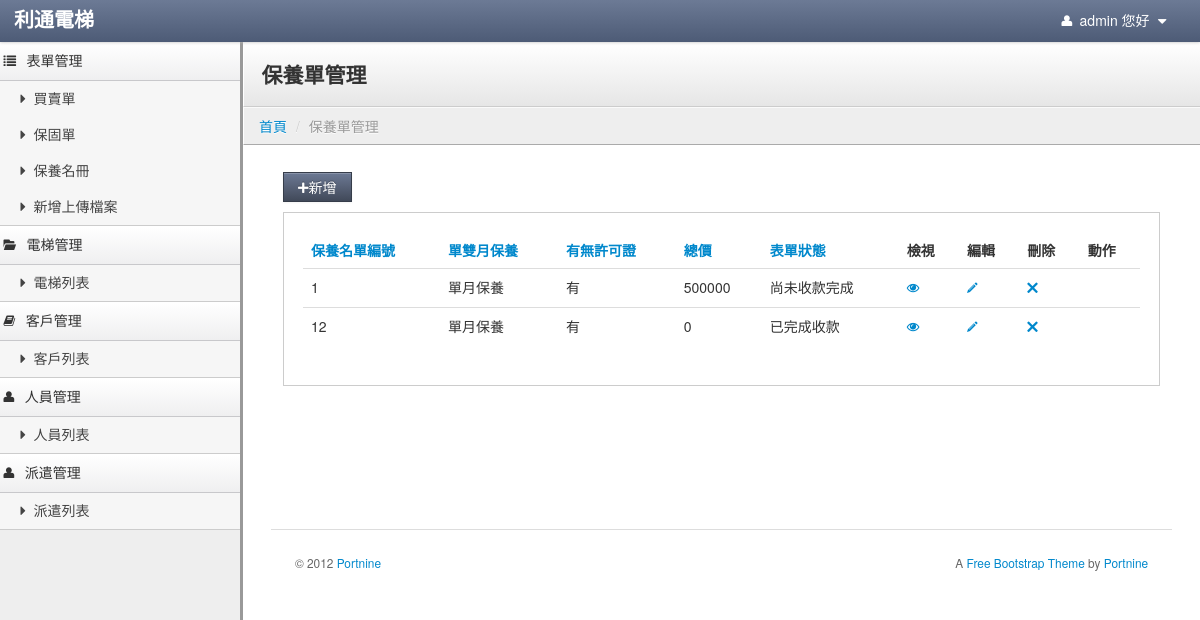
/index.php/service/service_home (signed in), run on the app's committed database.
### tables this page shows
CREATE TABLE `usermenu` (
  `menuid` int(5) NOT NULL AUTO_INCREMENT COMMENT '菜單ID',
  `parentid` int(5) NOT NULL DEFAULT '0' COMMENT '上層菜單',
  `title` varchar(30) NOT NULL COMMENT '標題',
  `controller` varchar(40) NOT NULL COMMENT '控制器',
  `actioner` varchar(40) NOT NULL COMMENT '動作',
  `icon` varchar(100) DEFAULT NULL,
  `ismenu` tinyint(1) NOT NULL DEFAULT '0' COMMENT '是否顯示',
  `sort` tinyint(4) NOT NULL DEFAULT '0' COMMENT '排序',
  `isdisabled` tinyint(1) NOT NULL DEFAULT '0' COMMENT '是否刪除',
  PRIMARY KEY (`menuid`)
);

CREATE TABLE `service` (
  `id` int(11) NOT NULL AUTO_INCREMENT,
  `signing_day` varchar(255) DEFAULT NULL,
  `service_month` varchar(255) DEFAULT NULL,
  `mechanical_warranty` int(255) DEFAULT NULL,
  `license` int(255) DEFAULT NULL,
  `license_day` varchar(255) DEFAULT NULL,
  `Total_price` int(255) DEFAULT NULL,
  `payment_date1` varchar(255) DEFAULT NULL,
  `payment_date2` varchar(255) DEFAULT NULL,
  `payment_date3` varchar(255) DEFAULT NULL,
  `payment_date4` varchar(255) DEFAULT NULL,
  `payment_date5` varchar(255) DEFAULT NULL,
  `payment_date6` varchar(255) DEFAULT NULL,
  `payment_amount1` varchar(255) DEFAULT NULL,
  `payment_amount2` varchar(255) DEFAULT NULL,
  `payment_amount3` varchar(255) DEFAULT NULL,
  `payment_amount4` varchar(255) DEFAULT NULL,
  `payment_amount5` varchar(255) DEFAULT NULL,
  `payment_amount6` varchar(255) DEFAULT NULL,
  `item_status1` varchar(255) DEFAULT NULL,
  `item_status2` varchar(255) DEFAULT NULL,
  `item_status3` varchar(255) DEFAULT NULL,
  `item_status4` varchar(255) DEFAULT NULL,
  `item_status5` varchar(255) DEFAULT NULL,
  `item_status6` varchar(255) DEFAULT NULL,
  `remark` varchar(255) DEFAULT NULL,
  `warranty_id` int(255) DEFAULT NULL,
  `is_signing` int(1) DEFAULT '0',
  `is_remind` int(1) DEFAULT '0',
  `service_times` int(10) DEFAULT '0',
  `do_times` int(10) DEFAULT '1',
  `touch_time` varchar(255) DEFAULT NULL,
  PRIMARY KEY (`id`)
);

### application/controllers/Service.php (called while the page is built, shortened)
<?php if ( ! defined('BASEPATH')) exit('No direct script access allowed');
class Service extends CI_Controller {
	var $data =array();
	function __construct()
	{
        $this->load->model('public_tools');
		$this->load->model('Customer_model');
		$this->load->model('m_service_model');
		$this->load->model('m_warranty_model');
		$this->load->library('datamodel');
		$this->load->library('common');
        $this->load->model('Usermenu_model');
        $usermenu_m = new Usermenu_model();
        if(isset($_SESSION['id'])) {
            $this->aUsermenulist = $usermenu_m->usermenulist($_SESSION['id']);
        }
	}
	public function service_home()
	{
		$service_model = new m_service_model();
		$temp = $service_model->getservice();
		$common = new Common();
		$fristitem = 0;
		$itemmax = 10;
		if ($temp != 0)
		{
			$totalitem = count($temp);
			if( 10 > $totalitem)
			{
				$itemmax = $totalitem;
			}
			else
			{
				$itemmax = 10;
			}
			$this->data['fristitem'] = $fristitem;
			$this->data['itemmax'] = $itemmax;
			foreach($temp as $row):
				$row->service_month = $common->converservicemonthByID($row->service_month);
				$row->license = $common->converlicenseByID($row->license);
				$row->status = "已完成收款";
				$row->is_create_service = false;
				if($fristitem < $itemmax)
				{
					for ($i = 0; $i < 6; $i++)
					{
						if ($row->payment_amount[$i] != 0  && $row->item_status[$i] != $common->ITEM_STAUTS_ALREADY_GET_MONEY)
						{
							$row->status = "尚未收款完成";
						}
						else if ($row->payment_amount[$i] != 0  && $row->item_status[$i] == $common->ITEM_STAUTS_ALREADY_GET_MONEY)
						{
							$row->status = "已完成收款";
						}
					}
					$this->data[$fristitem] = $row;
				}
				$fristitem++;
			endforeach;
			if($totalitem >= 10)
			{
				if($totalitem % 10 != 0)
				{
					$pageitem = floor($totalitem / 10) + 1;
				}
				else
				{
					$pageitem = $totalitem / 10;
				}
			}
			else
			{
				$pageitem = 1;
			}
			$pagefrist = 0;
			if($pageitem > 10 )
			{
				$pagetotal = 10;
			}
			else
			{
				$pagetotal = $pageitem;
			}
			$this->data['pagefrist'] = $pagefrist;
			$this->data['pagetotal'] = $pagetotal;
			$this->data['pageid'] = 1;
		}
		else
		{
			$this->data = null;
		}
		$this->load->view('v_service_home', $this->data);
	}
}

### index.php (called while the page is built, shortened)
<?php
require_once BASEPATH.'core/CodeIgniter.php';

### application/models/usermenu_model.php (called while the page is built, shortened)
<?php
class Usermenu_model extends CI_Model
{
	public function usermenulist($iUserid=0)
	{
        $sSql = "select menuidarray,permission from account where id ={$iUserid} and `status`=0";
        $query = $this->db->query($sSql);
        $useridmenu = $query->row_array();
        $power_group = 'employee_group';
        switch ($useridmenu['permission']){
            case 1:
                $power_group = 'admin_group';
                break;
        }
        $sSql = "select configvalue from config where configkey ='{$power_group}'";
        $query = $this->db->query($sSql);
        $configmenu = $query->row_array();
        $diffstr = $useridmenu['menuidarray'] .','.$configmenu['configvalue'];
        $diffarray = explode(',',$diffstr);
        $diffarray = array_unique($diffarray);
        asort($diffarray);
        $useridmenu['menuidarray'] = implode(',',$diffarray);
        $sSql = "select * from usermenu where menuid in ({$useridmenu['menuidarray']}) and ismenu=1 and isdisabled!=1 and parentid = 0";
        $query = $this->db->query($sSql);
        $results = array();
        foreach ($query->result_array() as $vNavheader){
            $results[$vNavheader['menuid']] = $vNavheader;
            $sSql = "select * from usermenu where menuid in ({$useridmenu['menuidarray']}) and parentid = '{$vNavheader['menuid']}' and ismenu=1 and isdisabled!=1";
            $query_navlist = $this->db->query($sSql);
            foreach ($query_navlist->result_array() as $vNavlist){
                $results[$vNavheader['menuid']]['subtype'][]=$vNavlist;
            }
        }
        return $results;
	}
}

### application/models/m_service_model.php (called while the page is built, shortened)
<?php
class m_service_model extends CI_Model
{
	public function getservice()
	{
		$this->db->select('*');
		$this->db->from('service');
		$result = $this->db->get();
		if ($result->num_rows() > 0)
		{
			$idx = 0;
			$payment_amount = array();
			$payment_date = array();
			$item_status = array();
			foreach ($result->result() as $row)
			{
				$service_data[$idx] = new Datamodel();
				$idx2 = 0;
				$idx3 = 0;
				$idx4 = 0;
				foreach ($row as $k => $v)
				{
					if (preg_match("/\item_status/i", $k))
					{
						$item_status[$idx3] = $v;
						$idx3++;
					}
					else if (preg_match("/payment_date/i", $k))
					{
						$payment_date[$idx4] = $v;
						$idx4++;
					}
					else if (preg_match("/payment_amount/i", $k))
					{
						$payment_amount[$idx2] = $v;
						$idx2++;
					}
					else
					{
						$service_data[$idx]->$k = $v;
					}
				}
				$service_data[$idx]->payment_amount = $payment_amount;
				$service_data[$idx]->payment_date = $payment_date;
				$service_data[$idx]->item_status = $item_status;
				$idx++;
			}
			return $service_data;
		}
		return 0;
	}
}
?>

### application/libraries/datamodel.php (called while the page is built, shortened)
<?php
class Datamodel
{
	private $data = array();
	public function __set($name,$value)
	{
		$this->data[$name] = $value;
	}
	public function __get($name)
	{
		if (array_key_exists($name,$this->data))
		{
			return $this->data[$name];
		}
	}
}

### application/views/v_service_home.php (the view, shortened to what this page needs)
<!DOCTYPE html>
<html lang="en">
	<?php
		include "head.php";
	?>
	<body>
		<?php
			include "navbar.php";
			include "sidebar-nav.php";
		?>
		<div class="content">
			<div class="header">
				<h1 class="page-title">保養單管理</h1>
			</div>
				<ul class="breadcrumb">
					<li><a href="<?=base_url("/mainpage/index")?>">首頁</a> <span class="divider">/</span></li>
					<li class="active">保養單管理</li>
				</ul>
			<div class="container-fluid">
				<div class="row-fluid">
					<div class="container-fluid">
						<div class="row-fluid">
								<div class="btn-toolbar">
									<a href="<?=base_url("/service/create_service")?>"><button class="btn btn-primary" id="new_people"><i class="icon-plus"></i>新增</button></a>
								</div>
							<form action="<?=base_url("/Form/form_borad")?>" method="post">
								<div class="well">
									<table class="table sortable">
										<thead>
											<tr>
												<th><a href="#">保養名單編號</a></th>
												<th><a href="#">單雙月保養</a></th>
												<th><a href="#">有無許可證</a></th>
												<th><a href="#">總價</a></th>
												<th><a href="#">表單狀態</a></th>
												<th class="sorttable_nosort">檢視</th>
												<th class="sorttable_nosort">編輯</th>
												<th class="sorttable_nosort">刪除</th>
												<th class="sorttable_nosort">動作</th>
											</tr>
										</thead>
										<tbody>
					<?php					if(count($this->data) != 0 )
											{
												$fristitem = $this->data['fristitem'];
												$itemmax = $this->data['itemmax'];
												for($j = 0; $fristitem < $itemmax;$j++)
												{
					?>
													<tr>
														<td><?=$this->data[$j]->id;?></td>
														<td><?=$this->data[$j]->service_month;?></td>
														<td><?=$this->data[$j]->license;?></td>
														<td><?=$this->data[$j]->Total_price;?></td>
														<td><?=$this->data[$j]->status;?></td>
														<td>
														<a href="<?=base_url("/service/view_service_view")?>/service_id/<?=$this->data[$j]->id;?>" ><i class="icon-eye-open"></i></a>
														</td>
														<td>
															<a href="<?=base_url("/service/edit_service")?>/service_id/<?=$this->data[$j]->id;?>" ><i class="icon-pencil"></i></a>
														</td>
														<td>
															<a href="<?=base_url("/service/delete_service")?>/service_id/<?=$this->data[$j]->id;?>" ><i class="icon-remove"></i></a>
														</td>
														<td>
														</td>
													</tr>
					<?php							$fristitem++;
												}
											}
					?>
										</tbody>
									</table>
								</div>
							</form>
							<div class="pagination">
							</div>
							<footer>
								<hr>
								<p class="pull-right">A <a href="http://www.portnine.com/bootstrap-themes" target="_blank">Free Bootstrap Theme</a> by <a href="http://www.portnine.com" target="_blank">Portnine</a></p>
								<p>&copy; 2012 <a href="http://www.portnine.com" target="_blank">Portnine</a></p>
							</footer>
						</div>
					</div>
				</div>
			</div>
		</div>
	</body>
</html>

### application/views/sidebar-nav.php
<div class="sidebar-nav">
       <?php
           foreach($this->aUsermenulist as $v){
               echo '<a href="#'.$v['controller'].'-menu" class="nav-header" data-toggle="collapse"><i class="'.$v['icon'].'"></i>'.$v['title'].'</i></a>';
               if(!empty($v['subtype'])){
                   echo '<ul id="'.$v['controller'].'-menu" class="nav nav-list collapse in">';
                   foreach($v['subtype'] as $vSub){
                       echo '<li ><a href="'.base_url("/{$vSub['controller']}/{$vSub['actioner']}").'"><i class="'.$vSub['icon'].'"></i>'.$vSub['title'].'</a></li>';
                   }
                   echo '</ul>';
               }
           }
       ?>
   </div>

### stylesheets/theme.css (style rules this page uses)
body { background: #eee; background-image: url(http://subtlepatterns.com/patterns/furley_bg.png); background-position: initial initial; background-repeat: initial initial; background-position: initial initial; background-repeat: initial initial; margin: 0px; padding: 0px; }
h1 { margin-top: 0px; color: #eee; }
hr { border-top: 1px solid #ddd; border-bottom: 1px solid #fff; }
.content { min-width: 400px; position: relative; min-height: 800px; background: #fff; margin-left: 240px; border-left: 1px solid #cccccc; border-left: 3px solid #999999; }
.header { background: #ffffff; background: #ffffff; background: -webkit-gradient(linear, left bottom, left top, color-stop(0, #e6e6e6), color-stop(1, #ffffff)); background: -ms-linear-gradient(bottom, #e6e6e6, #ffffff); background: -moz-linear-gradient(center bottom, #e6e6e6 0%, #ffffff 100%); background: -o-linear-gradient(bottom, #e6e6e6, #ffffff); filter: progid:dximagetransform.microsoft.gradient(startColorStr='#4d5b76', EndColorStr='#6c7a95'); -ms-filter: "progid:DXImageTransform.Microsoft.gradient(startColorStr='#ffffff',EndColorStr='#e6e6e6')"; border-bottom: 1px solid #cccccc; border-top: 1px solid #ffffff; border-left: 1px solid #ffffff; padding: 0em 1.25em; }
.header h1 { margin: 1em 0em; padding: 0em; line-height: 1em; font-size: 1.5em; color: #eee; color: #333; }
.breadcrumb { -webkit-box-shadow: none; -moz-box-shadow: none; box-shadow: none; -webkit-border-radius: 0px; -moz-border-radius: 0px; border-radius: 0px; -moz-background-clip: padding; -webkit-background-clip: padding-box; background-clip: padding-box; background: #eee; border-bottom: 1px solid #aaa; border-top: 1px solid #fafafa; border-left: 1px solid #fff; margin-bottom: .5em; }
footer { padding: 1em; margin-top: 4em; color: #666; font-size: .85em; line-height: 1.3em; }
footer hr { margin: 2em -2em; }
.sidebar-nav { width: 240px; position: absolute; float: left; border-top: none; border-left: none; margin: 0em; }
.sidebar-nav .nav-header { border-top: 1px solid #ffffff; border-bottom: 1px solid #c8c8cb; border-left: none; color: #333; display: block; background: #efeff0; background: -webkit-gradient(linear, left bottom, left top, color-stop(0, #efeff0), color-stop(1, #ffffff)); background: -ms-linear-gradient(bottom, #efeff0, #ffffff); background: -moz-linear-gradient(center bottom, #efeff0 0%, #ffffff 100%); background: -o-linear-gradient(bottom, #efeff0, #ffffff); filter: progid:dximagetransform.microsoft.gradient(startColorStr='#4d5b76', EndColorStr='#6c7a95'); -ms-filter: "progid:DXImageTransform.Microsoft.gradient(startColorStr='#ffffff',EndColorStr='#efeff0')"; font-weight: normal; font-size: 1em; line-height: 2.5em; padding: 0em .25em; margin-bottom: 0px; text-shadow: none; text-transform: none; }
.sidebar-nav .nav-header i[class^="icon-"] { margin-right: .75em; }
.sidebar-nav .nav-list { margin: 0px; border: 0px; background: #f6f6f6; }
.sidebar-nav .nav-list > li > a { color: #444; padding: .5em 1em; }
.sidebar-nav .nav-list.collapse.in { border-bottom: 1px solid #ccc; }
.btn { -webkit-border-radius: 0px; -moz-border-radius: 0px; border-radius: 0px; }
.btn-primary { background-color: #414959; background-image: -webkit-gradient(linear, 0 0, 0 100%, from(#6c7994), to(#414959)); background-image: -webkit-linear-gradient(top, #6c7994, #414959); background-image: -o-linear-gradient(top, #6c7994, #414959); background-image: linear-gradient(to bottom, #6c7994, #414959); background-image: -moz-linear-gradient(top, #6c7994, #414959); filter: progid:dximagetransform.microsoft.gradient(startColorStr='#6c7994', EndColorStr='#414959'); -ms-filter: "progid:DXImageTransform.Microsoft.gradient(startColorStr='#6c7994',EndColorStr='#414959')"; border: 1px solid #363d4a; }
.well { background-color: #fff; border: 1px solid #ccc; -webkit-box-shadow: 1px 1px 0px #ffffff; -moz-box-shadow: 1px 1px 0px #ffffff; box-shadow: 1px 1px 0px #ffffff; -webkit-border-radius: 0px; -moz-border-radius: 0px; border-radius: 0px; -moz-background-clip: padding; -webkit-background-clip: padding-box; background-clip: padding-box; }

### data on the page
usermenu: title "表單管理"
usermenu: title "買賣單"
usermenu: title "保固單"
usermenu: title "保養名冊"
usermenu: title "新增上傳檔案"
usermenu: title "電梯管理"
usermenu: title "電梯列表"
usermenu: title "客戶管理"
usermenu: title "客戶列表"
usermenu: title "人員管理"
usermenu: title "人員列表"
usermenu: title "派遣管理"
usermenu: title "派遣列表"
service: id "1", service_month "單月保養", license "有", Total_price "500000", status "尚未收款完成"
service: id "12", service_month "單月保養", license "有", Total_price "0", status "已完成收款"

### other printed values
$_SESSION["account"] "admin"
